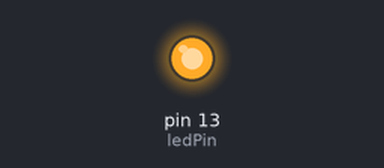
This sketch was run on a simulated Arduino Uno, built with avr-gcc and run on an emulated ATmega328P. Shown: output pins drawn as LEDs (lit = HIGH).

Above: at 0.1 s.
At 9.6 s:
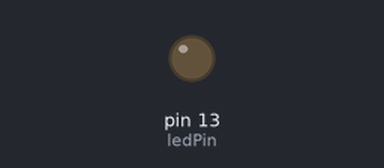
Timing chart, 0 to 11.1 s (numbered marks = the images above):
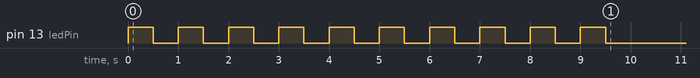

The sketch:

Prak_MCU_4_LedBerurutan.ino
```cpp
const int ledPin = 13;

void setup() {
  pinMode(ledPin, OUTPUT);

  for (int i = 1; i <= 10; i++) {
    digitalWrite(ledPin, HIGH);
    delay(500);
    digitalWrite(ledPin, LOW);
    delay(500);
  }
}

void loop() {
}
```
